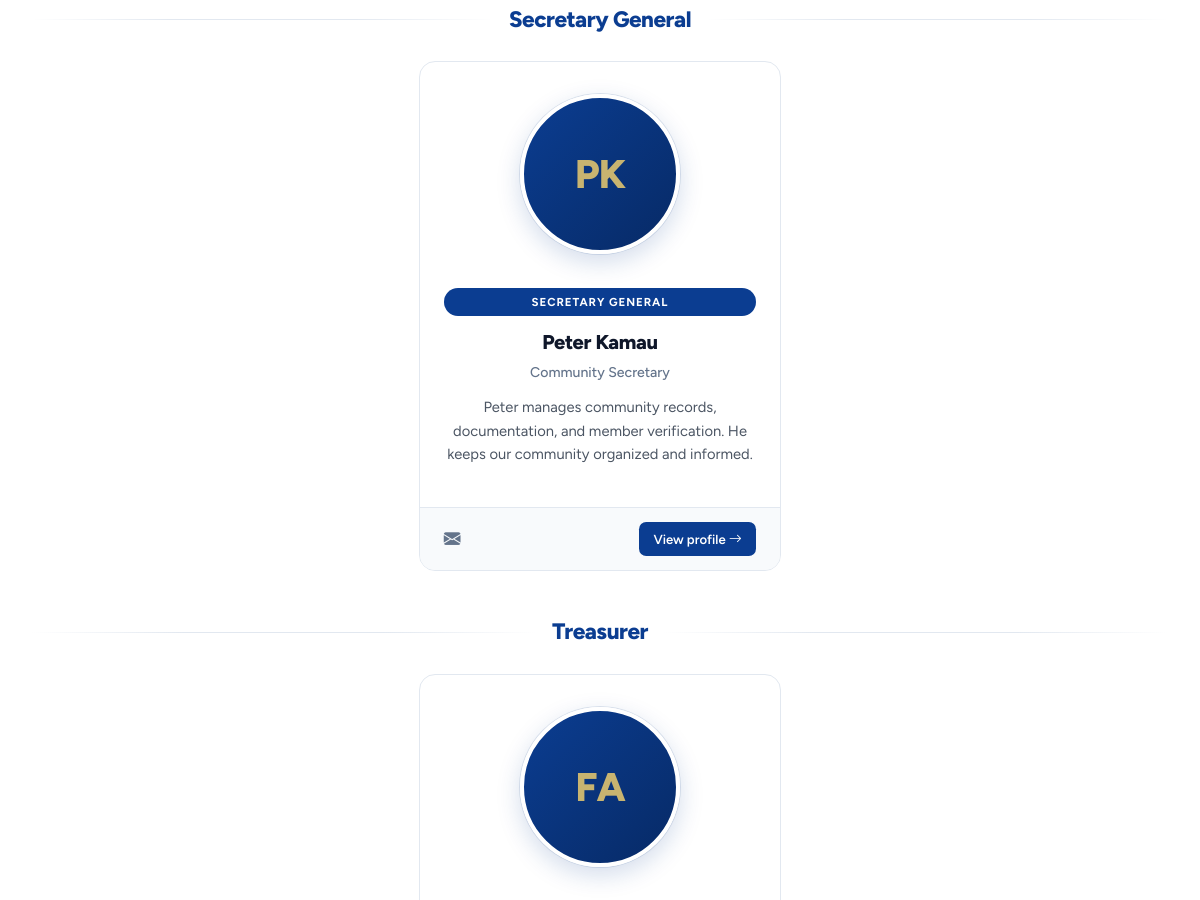
Page /leaders/ (middle part) on the earlier database version.
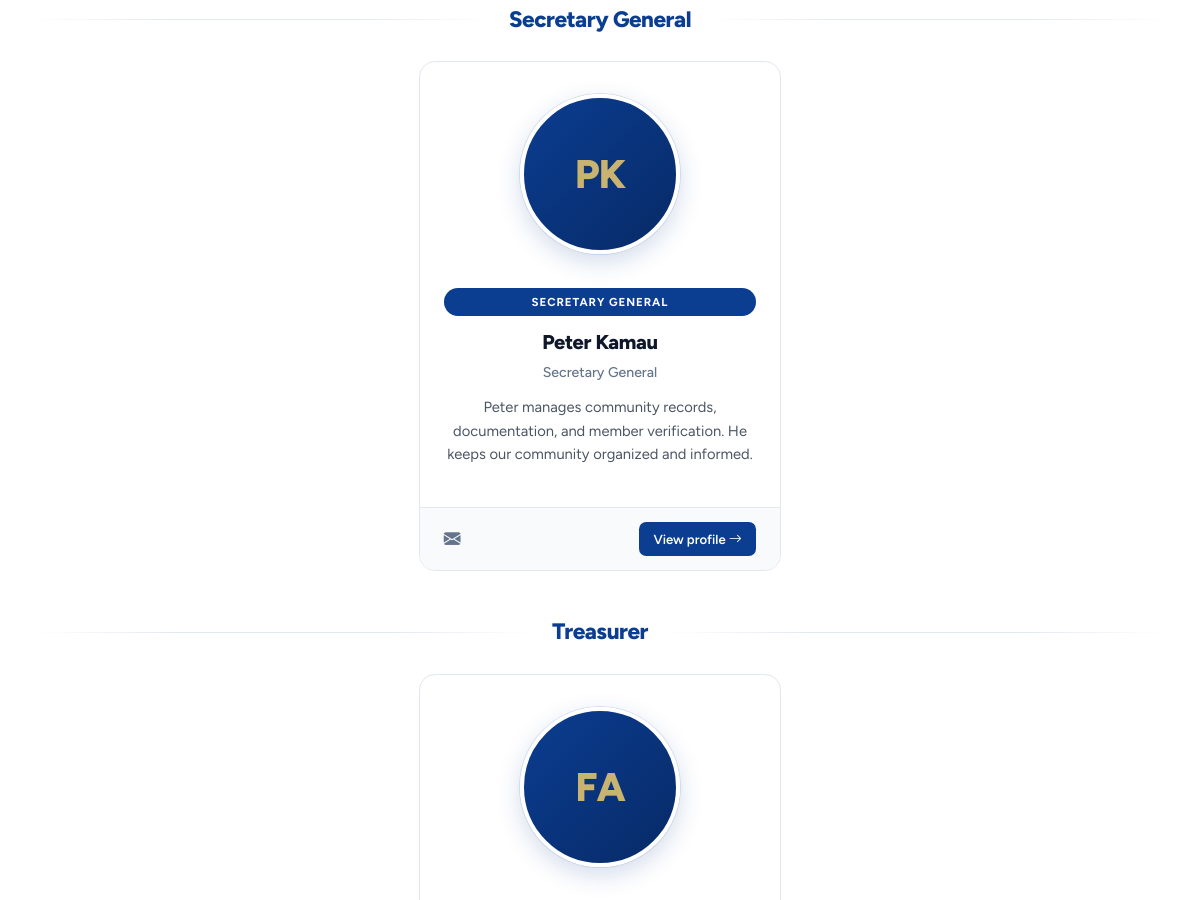
Same page on the later database version.
### leaders/models.py (models this page shows, shortened)
class Leader(models.Model):
    user = models.OneToOneField(settings.AUTH_USER_MODEL, on_delete=models.CASCADE, related_name='leader_profile')
    role = models.CharField(max_length=30, choices=LEADER_ROLE_CHOICES)
    title = models.CharField(max_length=255, blank=True, help_text='Display title, e.g. "President of KCK"')
    bio = models.TextField(blank=True)
    message = models.TextField(blank=True,
        help_text='Official public message / statement from this leader (e.g. the President\'s Message shown on the homepage).')
    message_title = models.CharField(max_length=200, blank=True,
        help_text='Heading for the message, e.g. "A Message from Our President".')
    show_message_on_home = models.BooleanField(default=False,
        help_text='Feature this leader\'s message on the homepage.')
    photo = models.ImageField(upload_to='leaders/', blank=True, null=True)
    signature = models.ImageField(upload_to='leaders/signatures/', blank=True, null=True, help_text='Signature image for documents')
    stamp = models.ImageField(upload_to='leaders/stamps/', blank=True, null=True)
    email_official = models.EmailField(blank=True)
    phone_official = models.CharField(max_length=20, blank=True)
    sort_order = models.IntegerField(default=0)
    is_active = models.BooleanField(default=True)
    appointed_at = models.DateField(null=True, blank=True)
    term_ends = models.DateField(null=True, blank=True)
    created_at = models.DateTimeField(auto_now_add=True)
    updated_at = models.DateTimeField(auto_now=True)
    class Meta:
        ordering = ['sort_order', 'role']

### accounts/models.py (models this page shows, shortened)
class User(AbstractUser):
    is_admin = models.BooleanField(default=False)
    phone = models.CharField(max_length=20, blank=True)
    profile_photo = models.ImageField(upload_to='profiles/', blank=True, null=True)
    bio = models.TextField(blank=True)
    korean_phone = models.CharField(max_length=20, blank=True)
    address_korea = models.TextField(blank=True)
    city = models.CharField(max_length=20, choices=CITY_CHOICES, blank=True)
    category = models.CharField(max_length=20, choices=CATEGORY_CHOICES, blank=True)
    arrival_date = models.DateField(blank=True, null=True)
    emergency_contact_name = models.CharField(max_length=255, blank=True)
    emergency_contact_phone = models.CharField(max_length=20, blank=True)
    is_verified = models.BooleanField(default=False)
    verified_at = models.DateTimeField(blank=True, null=True)
    email_verified = models.BooleanField(default=False)

### leaders/views.py (the view)
# urls.py: path('', views.leaders_list, name='list'),
def leaders_list(request):
    leaders = Leader.objects.filter(is_active=True).select_related('user').order_by('sort_order', 'role')
    role_labels = dict(LEADER_ROLE_CHOICES)
    grouped = OrderedDict()
    for role_key in ROLE_ORDER:
        grouped[role_key] = {
            'label': role_labels.get(role_key, role_key.title()),
            'leaders': [],
        }
    for leader in leaders:
        if leader.role in grouped:
            grouped[leader.role]['leaders'].append(leader)
        else:
            grouped.setdefault(leader.role, {
                'label': role_labels.get(leader.role, leader.role.title()),
                'leaders': [],
            })['leaders'].append(leader)
    grouped = OrderedDict((k, v) for k, v in grouped.items() if v['leaders'])
    context = {
        'grouped_leaders': grouped,
        'leaders': leaders,
    }
    return render(request, 'leaders/leader_list.html', context)

### core/context_processors.py (called while the page is built)
def site_context(request):
    now = timezone.now()
    active_announcements = Announcement.objects.filter(
        active=True, starts_at__lte=now, ends_at__gte=now
    )
    ss = SiteSettings.load()
    return {
        'site_settings': ss,
        'SITE_NAME': ss.site_name or settings.SITE_NAME,
        'SITE_SHORT_NAME': ss.site_short_name or settings.SITE_SHORT_NAME,
        'SITE_EMAIL': ss.email or settings.SITE_EMAIL,
        'SITE_PHONE': ss.phone or settings.SITE_PHONE,
        'SITE_ADDRESS': ss.address or getattr(settings, 'SITE_ADDRESS', 'Seoul, South Korea'),
        'SITE_TAGLINE': ss.tagline,
        'SLOGAN': ss.slogan or 'SOTE PAMOJA',
        'SLOGAN_TRANSLATION': ss.slogan_translation or 'All Together',
        'SLOGAN_DESCRIPTION': ss.slogan_description or 'the spirit of our community',
        'active_announcements': active_announcements,
    }

### core/models.py (called while the page is built)
    @classmethod
    def load(cls):
        obj, _ = cls.objects.get_or_create(pk=1)
        return obj

### leaders/permissions.py (called while the page is built, shortened)
def user_has_perm(user, flag):
    if not user or not user.is_authenticated:
        return False

### memberships/context_processors.py (called while the page is built)
def membership_context(request):
    user = getattr(request, 'user', None)
    return {
        'active_membership': user_active_membership(user) if user else None,
        'is_member': bool(user_active_membership(user)) if user and user.is_authenticated else False,
        'is_treasurer_user': is_treasurer(user) if user else False,
        'is_oversight_user': is_president_or_secretary(user) if user else False,
    }

### memberships/utils.py (called while the page is built)
def is_treasurer(user):
    from leaders.permissions import user_has_perm
    return user_has_perm(user, 'can_manage_memberships')

def is_president_or_secretary(user):
    from leaders.permissions import user_has_perm
    return user_has_perm(user, 'can_view_audit_log')

def user_active_membership(user):
    if not user or not user.is_authenticated:
        return None
    from .models import Membership
    today = timezone.now().date()
    return (Membership.objects.filter(
                user=user, status=Membership.STATUS_ACTIVE, period_end__gte=today)
            .select_related('tier').first())

### templates/leaders/leader_list.html (shortened to what this page needs)
{% extends 'base.html' %}
{% load static %}
{% block content %}
<section class="py-5">
    <div class="container">
        {% if grouped_leaders %}
            {% for role_key, group in grouped_leaders.items %}
            <div class="leaders-group-title">
                <h3>{{ group.label }}</h3>
            </div>
            <div class="row g-4 justify-content-center">
                {% for leader in group.leaders %}
                <div class="col-md-6 col-lg-4">
                    <div class="leader-card">
                        <div class="leader-photo-wrap">
                            {% if leader.photo %}
                                <img src="{{ leader.photo.url }}" alt="{{ leader.user.get_full_name|default:leader.user.username }}" class="leader-photo" loading="lazy">
                            {% else %}
                                <div class="leader-photo-fallback">
                                    <span class="leader-initials">{{ leader.user.first_name|slice:":1"|upper }}{{ leader.user.last_name|slice:":1"|upper }}</span>
                                </div>
                            {% endif %}
                        </div>
                        <div class="leader-body">
                            <span class="leader-role-pill {{ leader.role }}">{{ leader.get_role_display }}</span>
                            <div class="leader-name">{{ leader.user.get_full_name|default:leader.user.username }}</div>
                            {% if leader.title %}
                                <div class="leader-title">{{ leader.title }}</div>
                            {% endif %}
                            {% if leader.bio %}
                                <p class="leader-bio">{{ leader.bio|truncatewords:24 }}</p>
                            {% endif %}
                        </div>
                        <div class="leader-card-footer">
                            <div class="contact-icons">
                                {% if leader.email_official %}<a href="mailto:{{ leader.email_official }}" title="Email"><i class="bi bi-envelope-fill"></i></a>{% endif %}
                            </div>
                            <a href="{% url 'leaders:detail' leader.pk %}" class="btn-profile">
                                View profile <i class="bi bi-arrow-right"></i>
                            </a>
                        </div>
                    </div>
                </div>
                {% endfor %}
            </div>
            {% endfor %}
        {% else %}
            <div class="leaders-empty">
                <i class="bi bi-people text-muted" style="font-size: 4rem; opacity: 0.4;"></i>
                <h4 class="mt-3 text-muted">Leadership profiles will be published soon.</h4>
                <p class="text-muted small mb-0">Check back as we introduce the elected officers of KCK.</p>
            </div>
        {% endif %}
    </div>
</section>
{% endblock %}

### templates/base.html (shortened to what this page needs)
{% load static %}
<!DOCTYPE html>
<html lang="en">
<head>
    <link href="https://cdn.jsdelivr.net/npm/bootstrap@5.3.2/dist/css/bootstrap.min.css" rel="stylesheet">
    <link rel="stylesheet" href="https://cdn.jsdelivr.net/npm/bootstrap-icons@1.11.2/font/bootstrap-icons.css">
    <link rel="stylesheet" href="{% static 'css/main.css' %}">
</head>
<body>
    <main>
        {% block content %}{% endblock %}
    </main>
</body>
</html>

### templates/partials/navbar.html (shortened to what this page needs)
            {% load static %}

### static/css/main.css (style rules this page uses)
:root { --kck-blue: #0B3D91; --kck-blue-900: #051b4f; --kck-blue-700: #072a66; --kck-blue-600: #0e4bae; --kck-blue-500: var(--kck-blue); --kck-blue-100: #dde6f5; --kck-blue-50: #eef3fb; --kck-red: #C8102E; --kck-red-700: #970c22; --kck-red-500: var(--kck-red); --kck-red-100: #fbdce1; --kck-red-50: #fdf0f2; --kck-gold: #C8B470; --kck-gold-700: #a8924c; --kck-gold-500: var(--kck-gold); --kck-gold-100: #efe6c5; --kck-gold-50: #faf6e7; --kck-ink: #0f172a; --kck-ink-2: #1e293b; --kck-body: #334155; --kck-muted: #64748b; --kck-line: #e2e8f0; --kck-line-2: #cbd5e1; --kck-surface: #ffffff; --kck-bg: #f8fafc; --kck-bg-2: #f1f5f9; --success: #16a34a; --warning: #d97706; --danger: var(--kck-red); --info: var(--kck-blue); --s-0: 0; --s-1: 0.25rem; --s-2: 0.5rem; --s-3: 0.75rem; --s-4: 1rem; --s-5: 1.5rem; --s-6: 2rem; --s-7: 3rem; --s-8: 4rem; --s-9: 6rem; --s-10: 8rem; --t-xs: 0.75rem; --t-sm: 0.875rem; --t-base: 1rem; --t-lg: 1.125rem; --t-xl: 1.35rem; --t-2xl: 1.65rem; --t-3xl: 2rem; --t-4xl: 2.5rem; --t-5xl: 3.25rem; --leading-tight: 1.2; --leading-snug: 1.4; --leading-normal: 1.6; --leading-relaxed: 1.75; --r-sm: 0.35rem; --r-md: 0.55rem; --r-lg: 0.85rem; --r-xl: 1.2rem; --r-full: 9999px; --e-1: 0 1px 2px rgba(15, 23, 42, 0.04), 0 1px 3px rgba(15, 23, 42, 0.06); --e-2: 0 4px 8px rgba(15, 23, 42, 0.05), 0 2px 4px rgba(15, 23, 42, 0.04); --e-3: 0 10px 24px rgba(15, 23, 42, 0.08), 0 4px 8px rgba(15, 23, 42, 0.04); --e-4: 0 24px 48px -12px rgba(15, 23, 42, 0.18), 0 8px 16px -6px rgba(15, 23, 42, 0.08); --e-brand: 0 14px 30px -10px rgba(11, 61, 145, 0.25); --ease: cubic-bezier(0.16, 1, 0.3, 1); --dur-fast: 120ms; --dur: 200ms; --dur-slow: 400ms; --content-max: 1200px; --gutter: clamp(1rem, 3vw, 2rem); --focus-ring: 0 0 0 3px rgba(11, 61, 145, 0.35); }
*, *::before, *::after { box-sizing: border-box; }
html { -webkit-text-size-adjust: 100%; scroll-behavior: smooth; }
body { margin: 0; font-family: 'Figtree', system-ui, -apple-system, 'Segoe UI', Roboto, sans-serif; font-size: var(--t-base); line-height: var(--leading-normal); color: var(--kck-body); background: var(--kck-surface); -webkit-font-smoothing: antialiased; text-rendering: optimizeLegibility; }
a { color: var(--kck-blue); text-decoration: none; transition: color var(--dur) var(--ease); }
h1, h2, h3, h4, h5, h6 { font-family: 'Figtree', system-ui, sans-serif; color: var(--kck-ink); font-weight: 800; letter-spacing: -0.02em; line-height: var(--leading-tight); margin: 0 0 var(--s-4); }
h3 { font-size: var(--t-2xl); }
p { margin: 0 0 var(--s-4); }
.container, .container-fluid { width: 100%; padding-right: var(--gutter); padding-left: var(--gutter); margin-right: auto; margin-left: auto; }
.container { max-width: var(--content-max); }
section { padding: var(--s-9) 0; }
.justify-content-center { justify-content: center !important; }
.py-5 { padding-top: var(--s-7) !important; padding-bottom: var(--s-7) !important; }
.eyebrow, .leader-role-pill, .badge-status-submitted, .badge-status-in_review, .badge-status-approved, .badge-status-rejected, .badge-status-completed { font-weight: 700; }
h3, h4 { font-weight: 700; }
:root { --shadow-sm: var(--e-1); --shadow-md: var(--e-2); --shadow-lg: var(--e-3); }

Differences in the rows shown:
changed Leader "SECRETARY GENERAL": title "Community Secretary" → "Secretary General"
